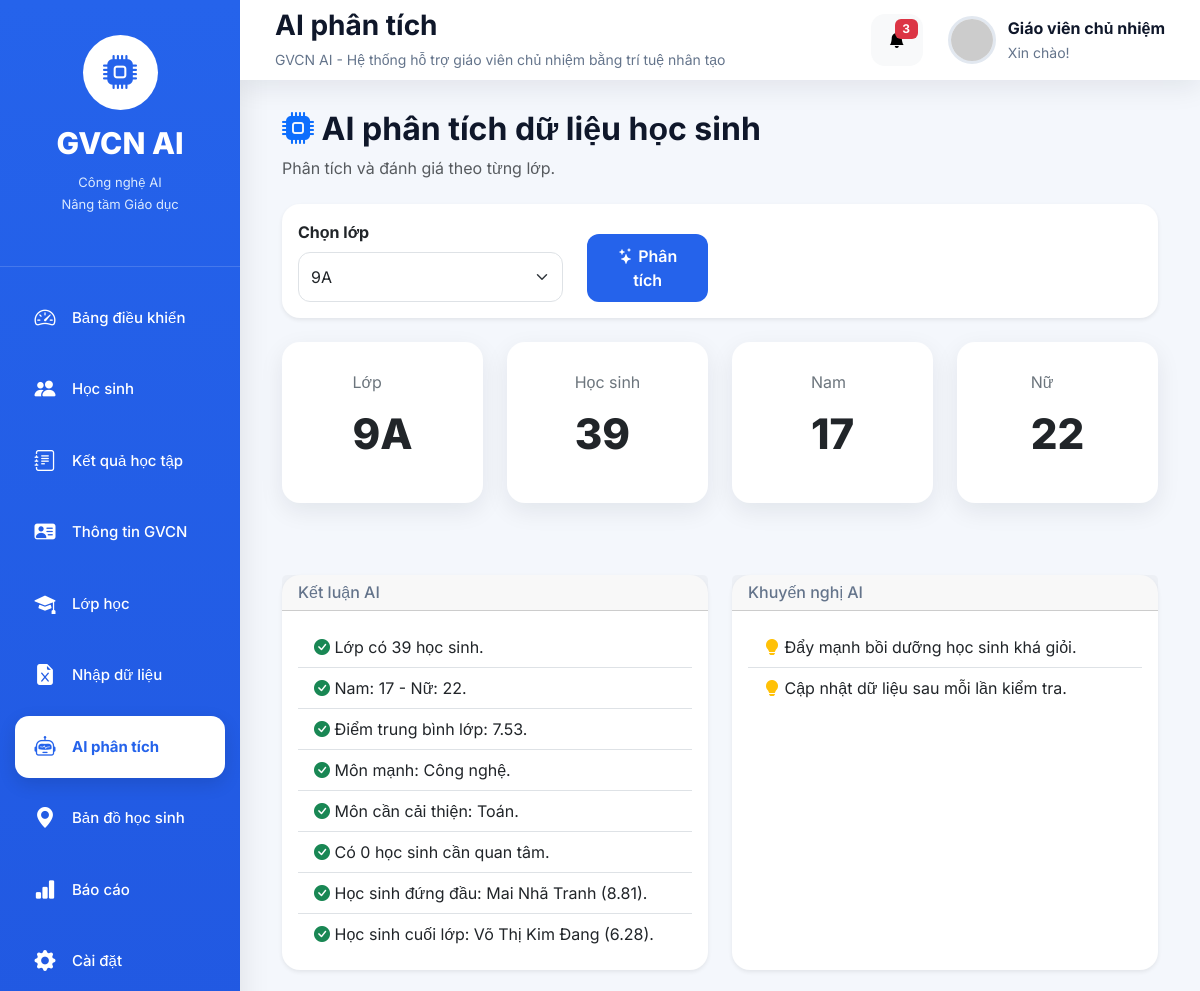
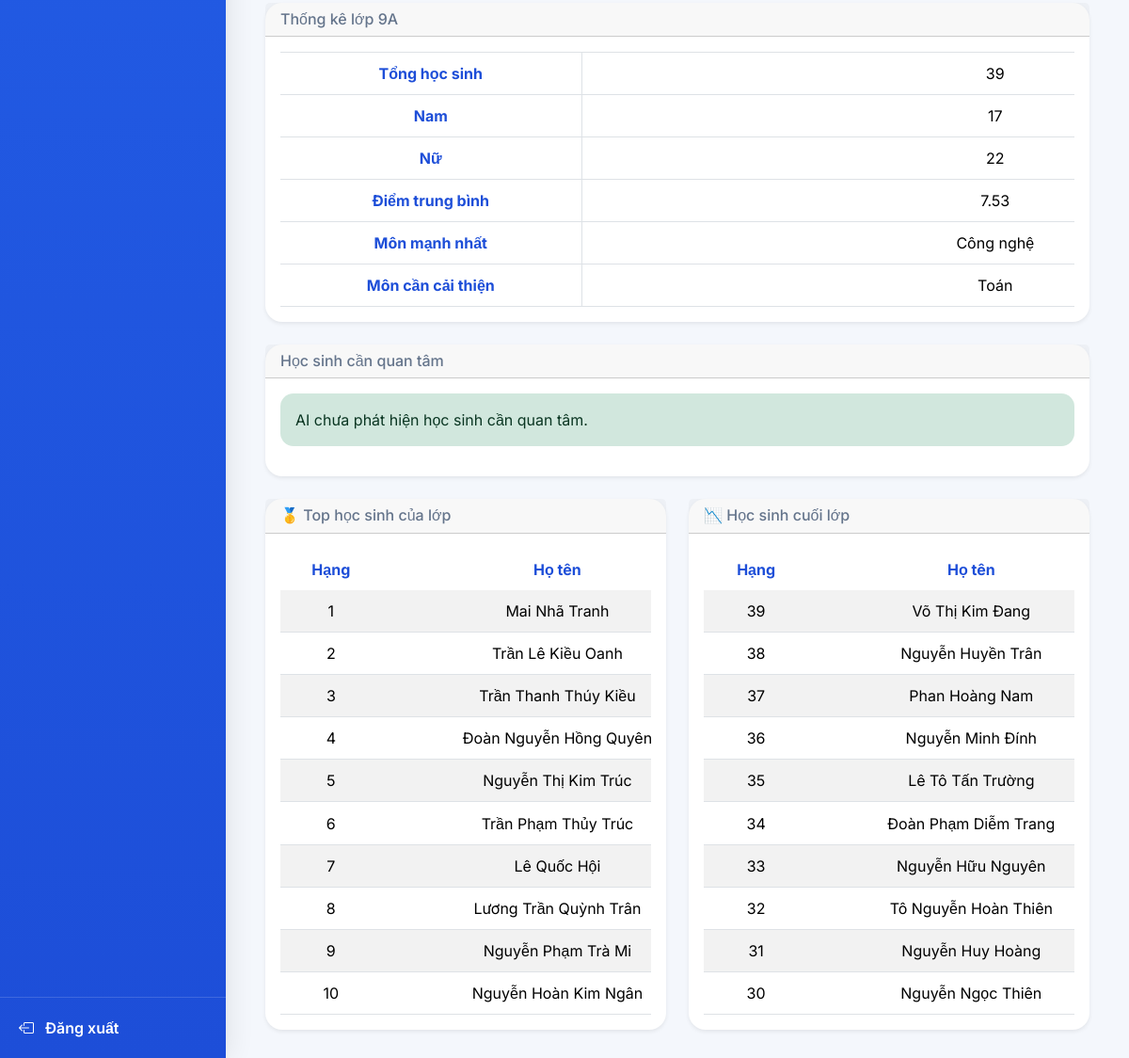
Page /ai on the committed database (2 pictures, top to bottom).
### tables this page shows
CREATE TABLE academic(

        id INTEGER PRIMARY KEY AUTOINCREMENT,

        ma_dinh_danh TEXT,

        nam_hoc TEXT,

        hoc_ky TEXT,

        mon_hoc TEXT,

        diem_tb REAL,

        ket_qua_hoc_tap TEXT,

        ket_qua_ren_luyen TEXT,

        ngay_cap_nhat TEXT,

        FOREIGN KEY(ma_dinh_danh)

        REFERENCES students(ma_dinh_danh)

    );

CREATE TABLE students(

        id INTEGER PRIMARY KEY AUTOINCREMENT,

        ma_dinh_danh TEXT UNIQUE,

        ho_ten TEXT,

        ngay_sinh TEXT,

        gioi_tinh TEXT,

        dan_toc TEXT,

        noi_sinh TEXT,

        dia_chi TEXT,

        lop TEXT,

        trang_thai TEXT,

        ngay_cap_nhat TEXT

    );

### app.py (the view)
@app.route("/ai")
def ai():
    analyzer = AIAnalyzer()
    classes = analyzer.get_classes()
    lop = request.args.get("lop")
    if not lop:
        if len(classes) > 0:
            lop = classes[0]
        else:
            lop = ""
    ai = analyzer.analyze(lop)
    analyzer.close()
    return render_template(
        "ai.html",
        ai=ai,
        classes=classes,
        selected_class=lop,
        page_title="AI phân tích",
        active_page="ai"
    )

### modules/ai.py (called while the page is built)
    def get_classes(self):
        self.cursor.execute("""

            SELECT DISTINCT lop

            FROM students

            WHERE lop IS NOT NULL
              AND lop<>''

            ORDER BY lop

        """)
        return [
            row[0]
            for row in self.cursor.fetchall()
        ]

    def get_students(self, lop):
        self.cursor.execute("""

            SELECT *

            FROM students

            WHERE lop=?

            ORDER BY ho_ten

        """, (lop,))
        columns = [
            c[0]
            for c in self.cursor.description
        ]
        return [
            dict(zip(columns, row))
            for row in self.cursor.fetchall()
        ]

    def get_academic(self, lop):
        self.cursor.execute("""

            SELECT
                a.*
            FROM academic a

            INNER JOIN students s

            ON a.ma_dinh_danh=s.ma_dinh_danh

            WHERE s.lop=?

            ORDER BY
                a.mon_hoc,
                s.ho_ten

        """, (lop,))
        columns = [
            c[0]
            for c in self.cursor.description
        ]
        return [
            dict(zip(columns, row))
            for row in self.cursor.fetchall()
        ]

    def analyze_students(self, students):
        result = {
            "tong_hoc_sinh": len(students),
            "so_nam": 0,
            "so_nu": 0,
            "dan_toc": {},
            "trang_thai": {}
        }
        ethnic = Counter()
        status = Counter()
        for hs in students:
            gt = str(
                hs.get("gioi_tinh", "")
            ).strip().lower()
            if gt == "nam":
                result["so_nam"] += 1
            elif gt == "nữ":
                result["so_nu"] += 1
            ethnic[
                hs.get("dan_toc", "")
            ] += 1
            status[
                hs.get("trang_thai", "")
            ] += 1
        result["dan_toc"] = dict(ethnic)
        result["trang_thai"] = dict(status)
        return result

    def close(self):
        self.conn.close()

### modules/database.py (called while the page is built)
def get_connection():
    conn = sqlite3.connect(DATABASE)
    conn.row_factory = sqlite3.Row
    return conn

### templates/ai.html (shortened to what this page needs)
{% extends "layout.html" %}
{% block content %}
<div class="container-fluid">
    <div class="d-flex justify-content-between align-items-center mb-4">
        <div>
            <h2 class="fw-bold">
                <i class="bi bi-cpu-fill text-primary"></i>
                AI phân tích dữ liệu học sinh
            </h2>
            <p class="text-muted mb-0">
                Phân tích và đánh giá theo từng lớp.
            </p>
        </div>
    </div>
    <div class="card shadow-sm mb-4">
        <div class="card-body">
            <form method="GET" action="{{ url_for('ai') }}">
                <div class="row align-items-end">
                    <div class="col-md-4">
                        <label class="form-label fw-bold">
                            Chọn lớp
                        </label>
                        <select
                            class="form-select"
                            name="lop">
                            {% for lop in classes %}
                            <option
                                value="{{ lop }}"
                                {% if lop == selected_class %}selected{% endif %}>
                                {{ lop }}
                            </option>
                            {% endfor %}
                        </select>
                    </div>
                    <div class="col-md-2">
                        <button
                            type="submit"
                            class="btn btn-primary w-100">
                            <i class="bi bi-stars"></i>
                            Phân tích
                        </button>
                    </div>
                </div>
            </form>
        </div>
    </div>
    <div class="row">
        <div class="col-md-3">
            <div class="card stat-card">
                <div>
                    <div class="text-secondary">
                        Lớp
                    </div>
                    <h2>
                        {{ selected_class }}
                    </h2>
                </div>
            </div>
        </div>
        <div class="col-md-3">
            <div class="card stat-card">
                <div>
                    <div class="text-secondary">
                        Học sinh
                    </div>
                    <h2>
                        {{ ai.students.tong_hoc_sinh }}
                    </h2>
                </div>
            </div>
        </div>
        <div class="col-md-3">
            <div class="card stat-card">
                <div>
                    <div class="text-secondary">
                        Nam
                    </div>
                    <h2>
                        {{ ai.students.so_nam }}
                    </h2>
                </div>
            </div>
        </div>
        <div class="col-md-3">
            <div class="card stat-card">
                <div>
                    <div class="text-secondary">
                        Nữ
                    </div>
                    <h2>
                        {{ ai.students.so_nu }}
                    </h2>
                </div>
            </div>
        </div>
    </div>
    <div class="row mt-5 g-4">
        <div class="col-lg-6">
            <div class="card shadow-sm h-100">
                <div class="card-header">
                    <h5 class="mb-0">
                        Kết luận AI
                    </h5>
                </div>
                <div class="card-body">
                    {% if ai.summary %}
                    <ul class="list-group list-group-flush">
                        {% for item in ai.summary %}
                        <li class="list-group-item">
                            <i class="bi bi-check-circle-fill text-success"></i>
                            {{ item }}
                        </li>
                        {% endfor %}
                    </ul>
                    {% else %}
                    <div class="alert alert-secondary mb-0">
                        Chưa có dữ liệu.
                    </div>
                    {% endif %}
                </div>
            </div>
        </div>
        <div class="col-lg-6">
            <div class="card shadow-sm h-100">
                <div class="card-header">
                    <h5 class="mb-0">
                        Khuyến nghị AI
                    </h5>
                </div>
                <div class="card-body">
                    {% if ai.recommendations %}
                    <ul class="list-group list-group-flush">
                        {% for item in ai.recommendations %}
                        <li class="list-group-item">
                            <i class="bi bi-lightbulb-fill text-warning"></i>
                            {{ item }}
                        </li>
                        {% endfor %}
                    </ul>
                    {% else %}
                    <div class="alert alert-secondary mb-0">
                        Chưa có khuyến nghị.
                    </div>
                    {% endif %}
                </div>
            </div>
        </div>
    </div>
    <div class="card shadow-sm mt-4">
        <div class="card-header">
            <h5 class="mb-0">
                Thống kê lớp {{ selected_class }}
            </h5>
        </div>
        <div class="card-body">
            <div class="table-responsive">
                <table class="table table-bordered align-middle">
                    <tbody>
                        <tr>
                            <th width="320">
                                Tổng học sinh
                            </th>
                            <td>
                                {{ ai.students.tong_hoc_sinh }}
                            </td>
                        </tr>
                        <tr>
                            <th>
                                Nam
                            </th>
                            <td>
                                {{ ai.students.so_nam }}
                            </td>
                        </tr>
                        <tr>
                            <th>
                                Nữ
                            </th>
                            <td>
                                {{ ai.students.so_nu }}
                            </td>
                        </tr>
                        <tr>
                            <th>
                                Điểm trung bình
                            </th>
                            <td>
                                {{ ai.academic.diem_trung_binh }}
                            </td>
                        </tr>
                        <tr>
                            <th>
                                Môn mạnh nhất
                            </th>
                            <td>
                                {{ ai.academic.mon_cao_nhat }}
                            </td>
                        </tr>
                        <tr>
                            <th>
                                Môn cần cải thiện
                            </th>
                            <td>
                                {{ ai.academic.mon_thap_nhat }}
                            </td>
                        </tr>
                    </tbody>
                </table>
            </div>
        </div>
    </div>
    <div class="card shadow-sm mt-4">
    <div class="card-header">
        <h5 class="mb-0">
            Học sinh cần quan tâm
        </h5>
    </div>
    <div class="card-body">
        {% if ai.attention|length == 0 %}
        <div class="alert alert-success">
            AI chưa phát hiện học sinh cần quan tâm.
        </div>
        {% endif %}
    </div>
</div>
<div class="row mt-4">
    <div class="col-lg-6">
        <div class="card shadow-sm">
            <div class="card-header">
                <h5 class="mb-0">
                    🥇 Top học sinh của lớp
                </h5>
            </div>
            <div class="card-body">
                <div class="table-responsive">
                    <table class="table table-striped table-hover">
                        <thead>
                            <tr>
                                <th>Hạng</th>
                                <th>Họ tên</th>
                            </tr>
                        </thead>
                        <tbody>
                            {% for hs in ai.ranking[:10] %}
                            <tr>
                                <td>{{ hs.xep_hang }}</td>
                                <td>{{ hs.ho_ten }}</td>
                            </tr>
                            {% endfor %}
                        </tbody>
                    </table>
                </div>
            </div>
        </div>
    </div>
    <div class="col-lg-6">
        <div class="card shadow-sm">
            <div class="card-header">
                <h5 class="mb-0">
                    📉 Học sinh cuối lớp
                </h5>
            </div>
            <div class="card-body">
                <div class="table-responsive">
                    <table class="table table-striped table-hover">
                        <thead>
                            <tr>
                                <th>Hạng</th>
                                <th>Họ tên</th>
                            </tr>
                        </thead>
                        <tbody>
                            {% for hs in ai.ranking[-10:]|reverse %}
                            <tr>
                                <td>{{ hs.xep_hang }}</td>
                                <td>{{ hs.ho_ten }}</td>
                            </tr>
                            {% endfor %}
                        </tbody>
                    </table>
                </div>
            </div>
        </div>
    </div>
</div>
</div>
{% endblock %}

### static/css/style.css (style rules this page uses)
* { margin:0; padding:0; box-sizing:border-box; }
:root { --primary:#2563eb; --primary-dark:#1d4ed8; --success:#16a34a; --warning:#f59e0b; --danger:#dc2626; --purple:#7c3aed; --bg:#f4f7fc; --white:#ffffff; --text:#0f172a; --text-light:#64748b; --radius:18px; --shadow: 0 8px 25px rgba(15,23,42,.08); }
html { scroll-behavior:smooth; }
body { font-family:'Inter',sans-serif; background:var(--bg); color:var(--text); overflow-x:auto; }
.card { border:none; border-radius:var(--radius); box-shadow:var(--shadow); transition:.25s; }
.card h2 { font-size:42px; font-weight:800; margin:15px 0; }
.card h5 { color:var(--text-light); font-size:16px; }
.stat-card { display:flex; justify-content:space-between; align-items:center; padding:28px; }
.table { margin-bottom:0; vertical-align:middle; }
.table thead { background:#eff6ff; }
.table th { color:var(--primary-dark); font-weight:700; border:none; padding:10px 12px; }
.table td { padding:10px 12px; }
.table tbody tr { transition:.2s; }
.btn-primary { background:var(--primary); border:none; border-radius:12px; padding:10px 18px; font-weight:600; }
.form-select { border-radius:12px; padding:12px; }
.alert { border:none; border-radius:14px; }
.table th, .table td { white-space:nowrap; text-align:center; vertical-align:middle; }
.table td:nth-child(2), .table th:nth-child(2) { min-width:130px; }
.table-responsive { overflow-x: auto; overflow-y: hidden; white-space: nowrap; width: 100%; }
.table { width:100%; min-width:1200px; }

### rows in the picture
academic: academic.mon_cao_nhat "Công nghệ"
academic: academic.mon_thap_nhat "Toán"
students: xep_hang "1", ho_ten "Mai Nhã Tranh"
students: xep_hang "2", ho_ten "Trần Lê Kiều Oanh"
students: xep_hang "3", ho_ten "Trần Thanh Thúy Kiều"
students: xep_hang "4", ho_ten "Đoàn Nguyễn Hồng Quyên"
students: xep_hang "5", ho_ten "Nguyễn Thị Kim Trúc"
students: xep_hang "6", ho_ten "Trần Phạm Thủy Trúc"
students: xep_hang "7", ho_ten "Lê Quốc Hội"
students: xep_hang "8", ho_ten "Lương Trần Quỳnh Trân"
students: xep_hang "9", ho_ten "Nguyễn Phạm Trà Mi"
students: xep_hang "10", ho_ten "Nguyễn Hoàn Kim Ngân"
students: xep_hang "39", ho_ten "Võ Thị Kim Đang"
students: xep_hang "38", ho_ten "Nguyễn Huyền Trân"
students: xep_hang "37", ho_ten "Phan Hoàng Nam"
students: xep_hang "36", ho_ten "Nguyễn Minh Đính"
students: xep_hang "35", ho_ten "Lê Tô Tấn Trường"
students: xep_hang "34", ho_ten "Đoàn Phạm Diễm Trang"
students: xep_hang "33", ho_ten "Nguyễn Hữu Nguyên"
students: xep_hang "32", ho_ten "Tô Nguyễn Hoàn Thiên"
students: xep_hang "31", ho_ten "Nguyễn Huy Hoàng"
students: xep_hang "30", ho_ten "Nguyễn Ngọc Thiên"

### other values in the picture
{{ page_title }} "AI phân tích"
{{ selected_class }} "9A"
{{ ai.students.tong_hoc_sinh }} "39"
{{ ai.students.so_nam }} "17"
{{ ai.students.so_nu }} "22"
{{ item }} "Lớp có 39 học sinh." "Nam: 17 - Nữ: 22." "Điểm trung bình lớp: 7.53." "Môn mạnh: Công nghệ." "Môn cần cải thiện: Toán." "Có 0 học sinh cần quan tâm." "Học sinh đứng đầu: Mai Nhã Tranh (8.81)." "Học sinh cuối lớp: Võ Thị Kim Đang (6.28)."
{{ item }} "Đẩy mạnh bồi dưỡng học sinh khá giỏi." "Cập nhật dữ liệu sau mỗi lần kiểm tra."
{{ ai.academic.diem_trung_binh }} "7.53"
form field lop "9A"
